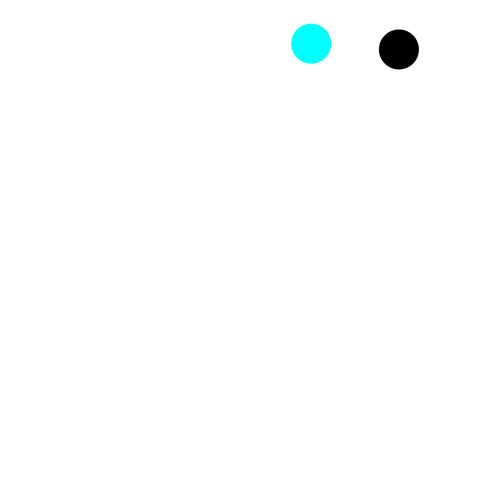
Frame 1 (no input)
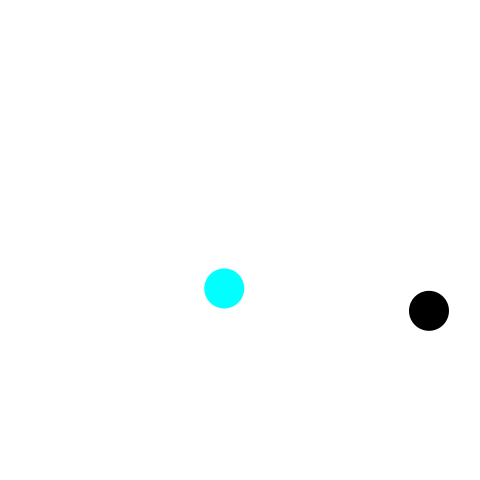
Frame 60 (the mouse pressed at the canvas centre just before this capture)
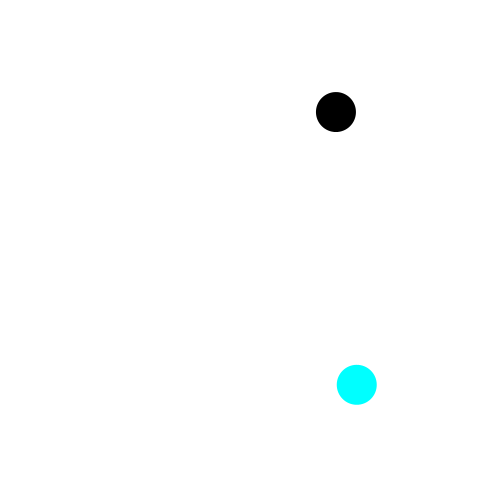
Frame 120 (the mouse held since frame 60 and released just before this capture)

The Processing sketch that drew these frames (run headless with seeded random() and noise(); from frame 60 on, the mouse is pressed at the canvas centre):

// Processing sketch: ballGravityOfTheOther
// ── ballGravityOfTheOther.pde
final float vx0min = -3;            // vxの初期値の下限
final float vx0max = 7;             // vxの初期値の上限
final float vy0min = 3;             // vyの初期値の下限
final float vy0max = 7;             // vyの初期値の上限
final float fps = 60;               // 1秒間あたりのフレーム数
final float d = 40;
final float elas = 0.98;
final float hueMax = 360;

// 変数
Ball ball0;                         // ボールのオブジェクト1つを参照する変数
Ball ball1;

void setup() {
  frameRate(fps);
  size(480, 480);
  noStroke();
  fill(255, 0, 0);
  ball0 = new Ball();
  ball0.setD(d);                    // ボールの直径をセット
  ball0.setX(random(d / 2, width - d / 2));
  ball0.setY(random(d / 2, height / 5));
  ball0.setVX(random(vx0min, vx0max));
  ball0.setVY(random(vy0min, vy0max));
  ball0.setgravity(9.8 / fps);
  ball0.setelas(elas);
  ball0.sethueMax(hueMax);
  ball0.setjud(0);
  ball1 = new Ball();
  ball1.setD(d);                    // ボールの直径をセット
  ball1.setX(random(d / 2, width - d / 2));
  ball1.setY(random(d / 2, height / 5));
  ball1.setVX(random(vx0min, vx0max));
  ball1.setVY(random(vy0min, vy0max));
  ball1.setgravity(9.8 / fps);
  ball1.setelas(elas);
  ball1.sethueMax(180);
  ball1.setjud(1);
  colorMode(HSB, ball0.hueMax, 100, 100);
}

void draw() {
  background(0, 0, 100);
  ball0.move();
  ball0.draw();
  ball1.move();
  ball1.draw();
}

/** 動くボールを表す */
class Ball {
  float gravity;    // 1フレームあたりの重力加速度
  float elas;            // 反発係数
  float hueMax;
  float d;
  float x;
  float y;
  float vx;
  float vy;
  int jud;
  void setD(float d) {
    this.d = d;
  }
  void setX(float x) {
    this.x = x;
  }
  void setY(float y) {
    this.y = y;        // ボールの中心のy座標
  }
  void setVX(float vx) {
    this.vx = vx;
  }
  void setVY(float vy) {
    this.vy = vy;
  }
  void setgravity(float gravity) {
    this.gravity = gravity;
  }
  void setelas(float elas) {
    this.elas = elas;
  }
  void sethueMax(float hueMax) {
    this.hueMax = hueMax;
  }
  void setjud(int jud) {
    this.jud = jud;
  }
  void move() {
    if (jud==0) {
      fill(180, 100, 100);
      vx = trace1(x);
      x += vx;
      vy = trace2(y);
      y += vy;
    } else {
      fill(hueMax, 100, 0);
      x  += vx;          // ボールが速度ぶん移動する
      vy += gravity; 
      y  += vy;          // ボールが速度ぶん移動する
    }
    if (x < d / 2) {
      vx = - vx * elas;
      x = d / 2;
    } else if (x > width - d / 2) {
      vx = - vx  * elas;
      x = width - d / 2;
    }
    if (y > height - d / 2) {
      vy = - vy * elas;
      y = height - d / 2;
    } else if (y < d / 2) {
      vy = - vy * elas;
      y = d / 2;
    }
  }
  void draw() {
    ellipse(x, y, d, d);
  }
  float trace1(float x) {
    if (ball1.x > x) {
      vx += gravity;
      x += vx;
    } else {
      vx += -gravity;
      x += vx;
    }
    return vx;
  }
  float trace2(float y) {
    float gravity;
    if (ball1.y > y) {
      gravity = abs(ball1.x-x)/10000;
      vy += gravity;
      y += vy;
    } else {
      gravity = abs(ball1.y-y)/10000;
      vy -= gravity;
      y += vy;
    }
    return vy;
  }
}
